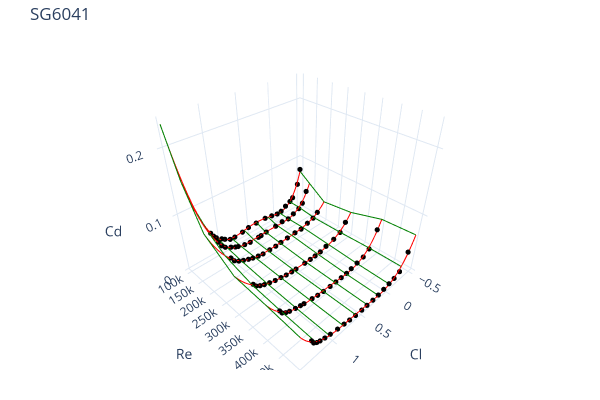

Write notebook code for a chart like this one.
### Markdown cell above
Fitting a 4th order polynomial for cl=>cd each re, then linearly interpolating between res.

### Code cell
from functools import partial

import plotly.express as px
import plotly.graph_objects as go

polys = {}
gb = afoil.drag.groupby("re")
for re, grp in gb:
    polys[re] = partial(np.polyval, np.polyfit(grp.Cl, grp.Cd, deg=4))

cls = np.linspace(-0.5, 1.5, 100)

fig = go.Figure()

for re in afoil.drag.re.unique():
    cds = polys[re](cls)

    fig.add_trace(
        go.Scatter3d(
            x=cls,
            y=np.full(len(cls), re),
            z=cds,
            mode="lines",
            showlegend=False,
            line=dict(color="red"),
        )
    )
    grp = gb.get_group(re)
    fig.add_trace(
        go.Scatter3d(
            x=grp.Cl,
            y=grp.re,
            z=grp.Cd,
            mode="markers",
            showlegend=False,
            marker=dict(size=3, color="black"),
        )
    )

for cl in np.linspace(-0.5, 1.5, 10):
    res = np.array(list(polys.keys()))

    cds = np.array([polys[re](cl) for re in res])

    fig.add_trace(
        go.Scatter3d(
            x=np.full(len(res), cl),
            y=res,
            z=cds,
            mode="lines",
            showlegend=False,
            line=dict(color="green"),
        )
    )

fig.update_layout(
    template="plotly_white",
    margin=dict(t=40, b=30, l=0, r=0),
    scene=dict(xaxis=dict(title="Cl"),
    yaxis=dict(title="Re"),
    zaxis=dict(title="Cd"),),
    
    width=600,
    height=400,
    title=afoil.name,
).show()
